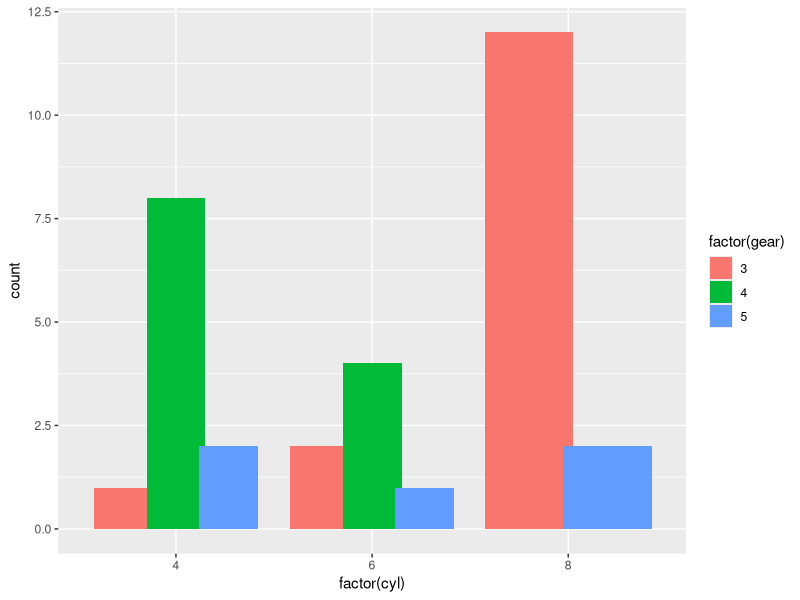
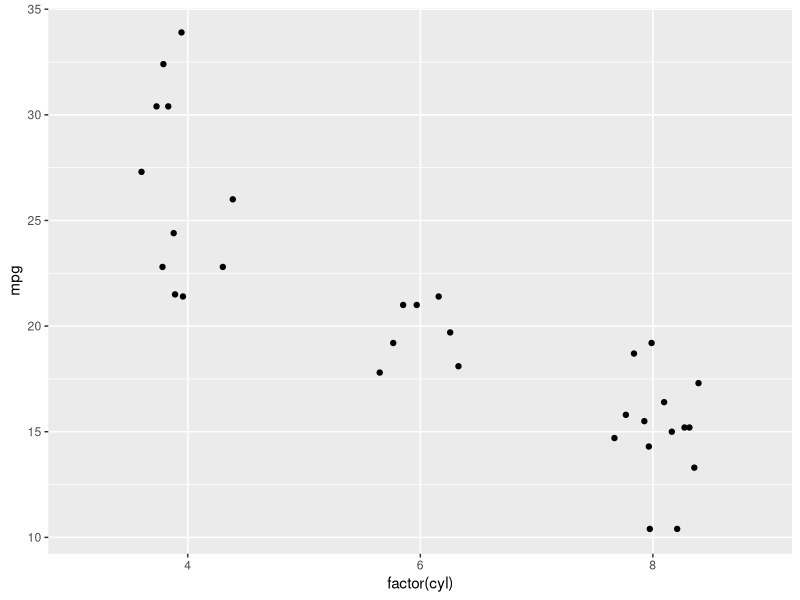
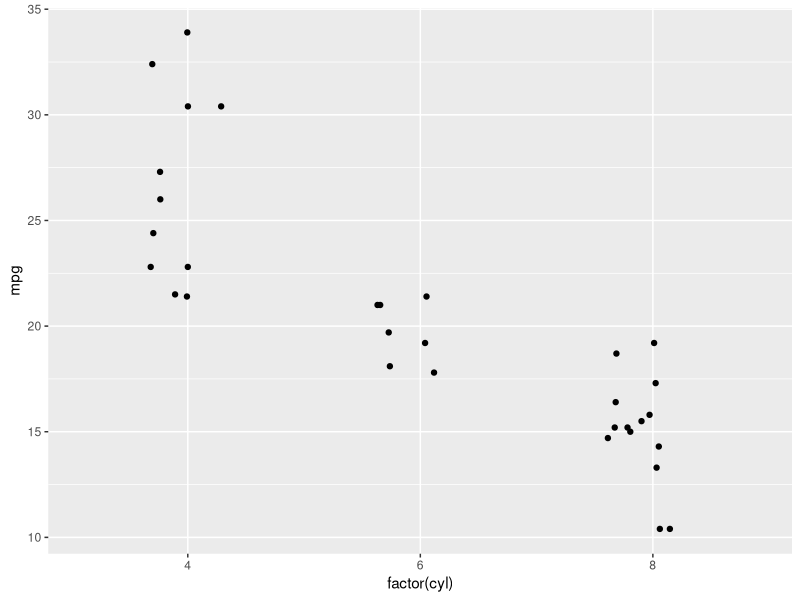
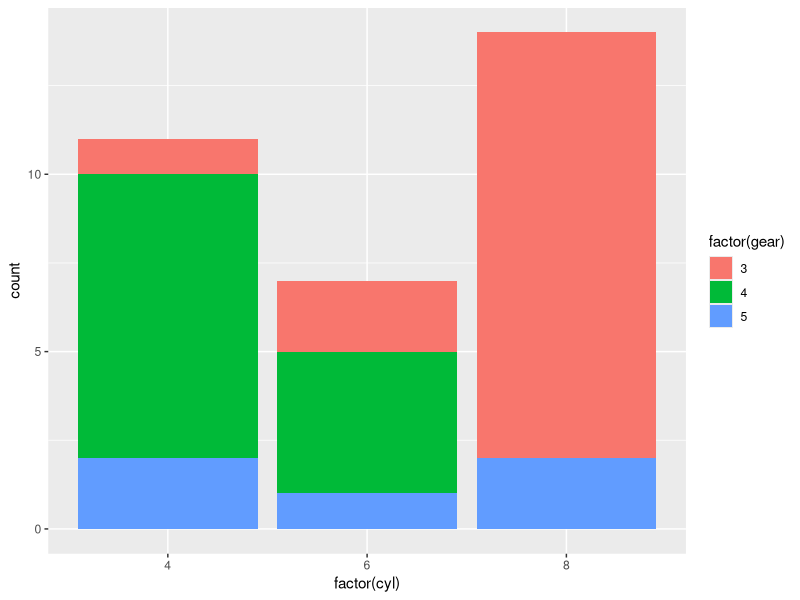
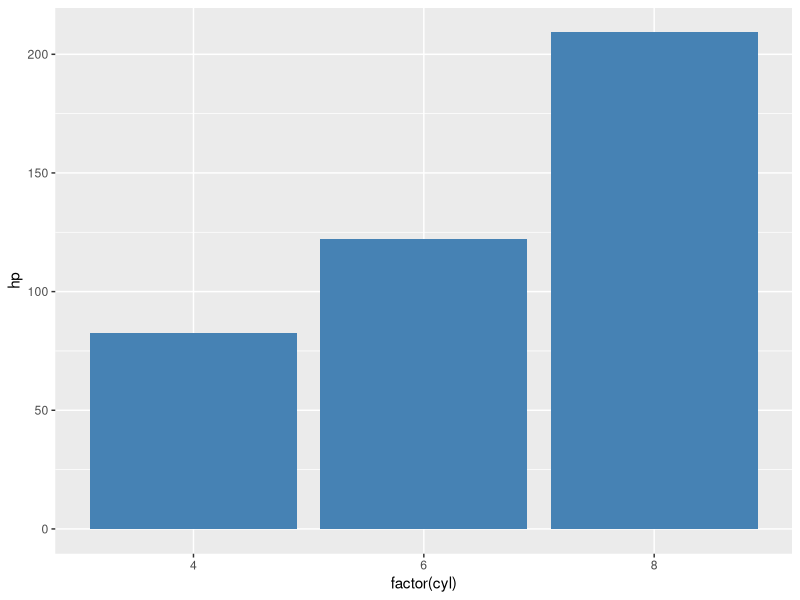
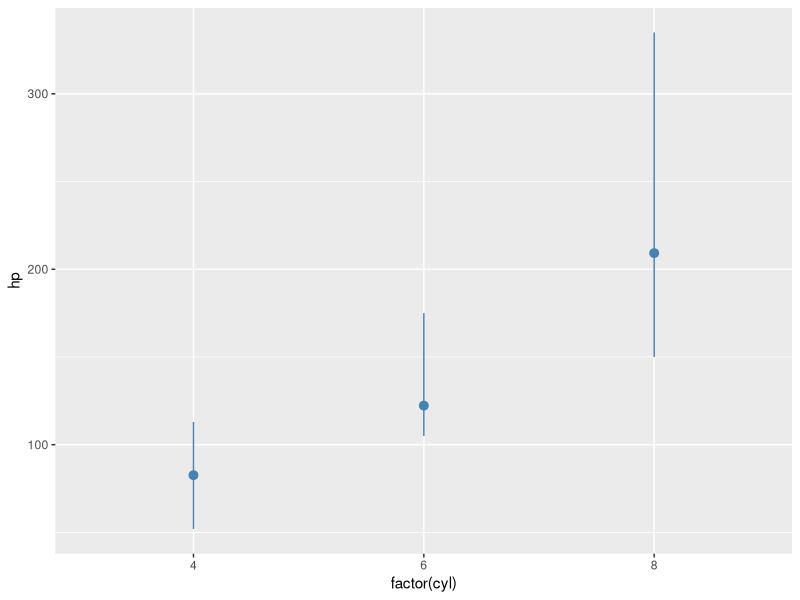
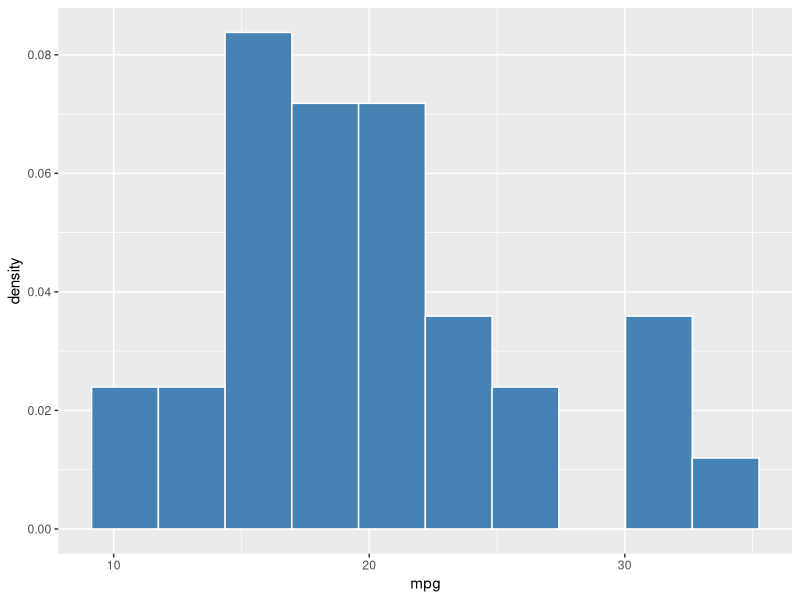

The R source for these figures, in order:
## ---- chunk 1
library(ggplot2)
library(dplyr)
## ---- chunk 2
ggplot(mtcars) +
  geom_bar(aes(factor(cyl), fill = factor(gear)), position = position_dodge(width = 0.8))
## ---- chunk 3
ggplot(mtcars) +
  geom_point(aes(factor(cyl), mpg), position = position_jitter(width = 0.2, height = 0))
## ---- chunk 4
ggplot(mtcars) +
  geom_jitter(aes(factor(cyl), mpg), width = 0.2, height = 0)
## ---- chunk 5
ggplot(mtcars) +
  geom_bar(aes(factor(cyl), fill = factor(gear)), position = position_stack())
## ---- chunk 6
ggplot(mtcars) +
  stat_summary(aes(factor(cyl), hp), fun = mean, geom = "bar", fill = "steelblue")
## ---- chunk 7
ggplot(mtcars) +
  stat_summary(aes(factor(cyl), hp), fun = mean, fun.min = min, fun.max = max,
    geom = "pointrange", color = "steelblue")
## ---- chunk 8
ggplot(mtcars) +
  geom_histogram(aes(mpg, y = after_stat(density)), bins = 10,
    fill = "steelblue", color = "white", linewidth = 0.5)
